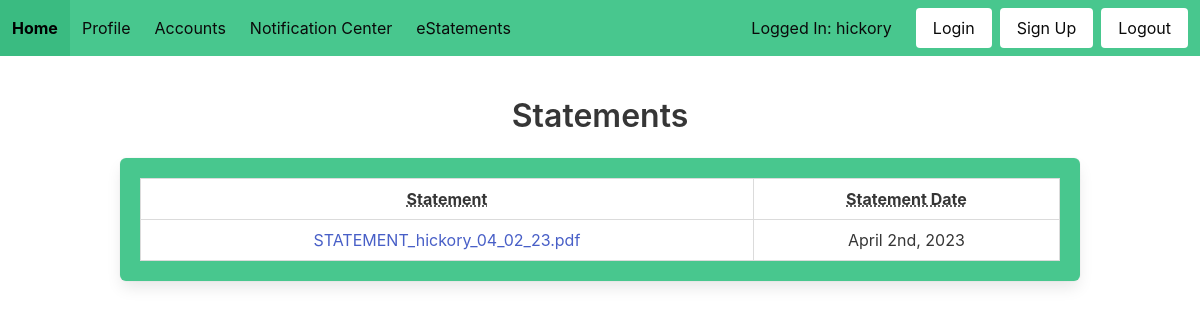
The page /view_eStatements/ (signed in) on the database its author committed.
### website/models.py (models this page shows)
class User(UserMixin, db.Model):
    id = db.Column(db.Integer, primary_key=True)
    username = db.Column(db.String(100), unique=True)
    password = db.Column(db.String(100))
    name = db.Column(db.String(1000))

class Statements(db.Model):
    id = db.Column(db.Integer, primary_key=True)
    username = db.Column(db.String(100))
    date = db.Column(db.Date)
    name = db.Column(db.String(100))
    path = db.Column(db.String(1000))
    term = db.Column(db.Integer)

### website/main/routes.py (the view)
@main.route('/view_eStatements/', methods=['GET','POST'])
@login_required
def view_eStatements():
    statements = Statements.query.filter_by(username=current_user.username)
    filenames = {}
    dates = {}
    for statement in statements:
        filenames[statement.id] = Path(statement.path).parts[-1]
        dates[statement.id] = format_date_3(statement.date)
    return render_template('eStatements.html', statements=statements,
                           filenames=filenames, dates=dates)

### website/models.py (called while the page is built)
@login_manager.user_loader
def load_user(id):
    return User.query.get(int(id))

### website/utils/format.py (called while the page is built)
def format_date_3(dt):
    day_map = {0: '0th', 1: '1st', 2: '2nd', 3: '3rd', 4: '4th',
               5: '5th', 6: '6th', 7: '7th', 8: '8th', 9: '9th'}
    month_map = {1: 'January', 2: 'Feburary', 3: 'March', 4: 'April',
                 5: 'May', 6: 'June', 7: 'July', 8: 'August',
                 9: 'September', 10: 'October', 11: 'November',
                 12: 'December'}
    res = month_map[dt.month] + ' '
    if dt.day // 10:
        res += str(dt.day)[0]
    if dt.day // 10 == 1:
        res += str(dt.day)[-1] + 'th,' + str(dt.year)
    else:
        res += day_map[int(str(dt.day)[-1])] + ', ' + str(dt.year)
    return res

### website/templates/eStatements.html
{% extends "form_base.html" %}
{% block content %}
<h1 class="title">Statements</h1>
<div class="box has-background-success">
    <table class="table is-fullwidth is-striped is-hoverable is-bordered">
        <thead>
            <tr>
                <th><abbr title="Statement">Statement</abbr></th>
                <th><abbr title="Statement Date">Statement Date</abbr></th>
            </tr>
        </thead>
        <tbody>
            {% for statement in statements %}
                <tr>
                    <td><a href="{{ url_for('main.get_eStatement', id=statement.id) }}">{{ filenames[statement.id] }}</a></td>
                    <td>{{ dates[statement.id] }}</td>
                </tr>
            {% endfor %}
        </tbody>
    </table>
</div>
{% endblock %}

### website/templates/form_base.html (shortened to what this page needs)
<!DOCTYPE html>
<html>
<head>
    <link rel="stylesheet" href="https://cdnjs.cloudflare.com/ajax/libs/bulma/0.7.2/css/bulma.min.css" />
</head>
<body>
    <nav class="navbar is-success is-fixed-top">
        <div class="navbar-brand is-success">
            <a class="navbar-item has-text-black is-success" href="{{ url_for('main.home') }}">
                <strong>Home</strong>
            </a>
        </div>
        <div class="navbar-menu has-background-success" id="nav-links">
            <div class="navbar-start">
                <a href="{{ url_for('main.profile') }}" class="navbar-item has-text-black">Profile</a>
                <div class="navbar-item has-dropdown is-hoverable">
                    <a class="navbar-link has-text-black is-arrowless">Accounts</a>
                </div>
                <a href="{{ url_for('main.alerts') }}" class="navbar-item has-text-black">Notification Center</a>
                <a href="{{ url_for('main.view_eStatements') }}" class="navbar-item has-text-black">eStatements</a>
            </div>
            <div class="navbar-end is-success">
                {% if current_user.is_authenticated %}
                    <p class="navbar-item has-text-black">Logged In: {{ current_user.username }}</p>
                {% endif %}
                <div class="navbar-item">
                    <div class="buttons">
                        <a href="{{ url_for('auth.login') }}" class="button is-white">Login</a>
                        <a href="{{ url_for('auth.signup') }}" class="button is-white">Sign Up</a>
                        <a href="{{ url_for('auth.logout') }}" class="button is-white">Logout</a>
                    </div>
                </div>
            </div>
        </div>
    </nav>
    <div class="hero-body has-text-black">
        <div class="container is-centered has-text-centered">
            {% block content %}
            {% endblock %}
        </div>
    </div>
</body>
</html>

### rows shown on the page
User: username "hickory"
Statements: filenames "STATEMENT_hickory_04_02_23.pdf", id "April 2nd, 2023"
